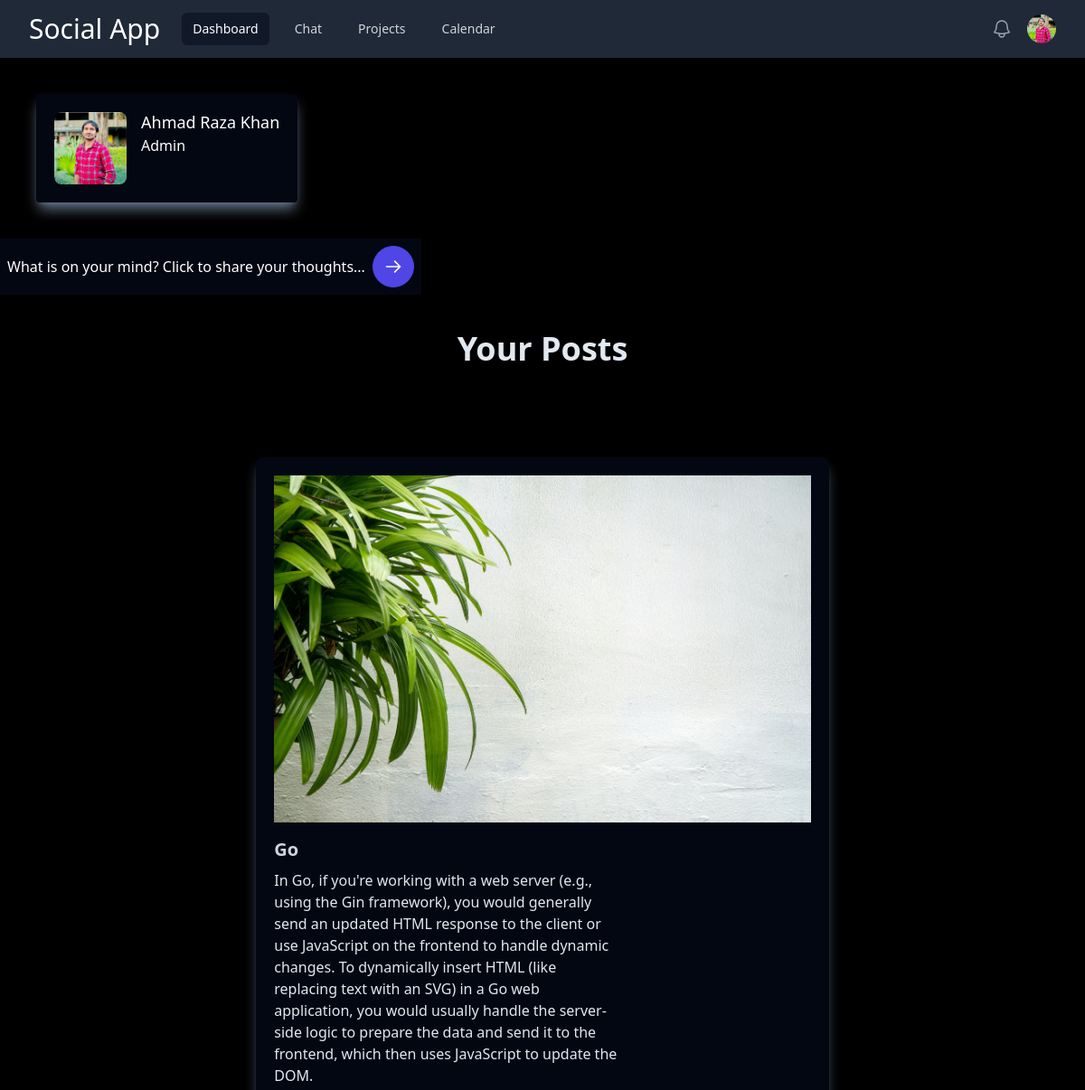
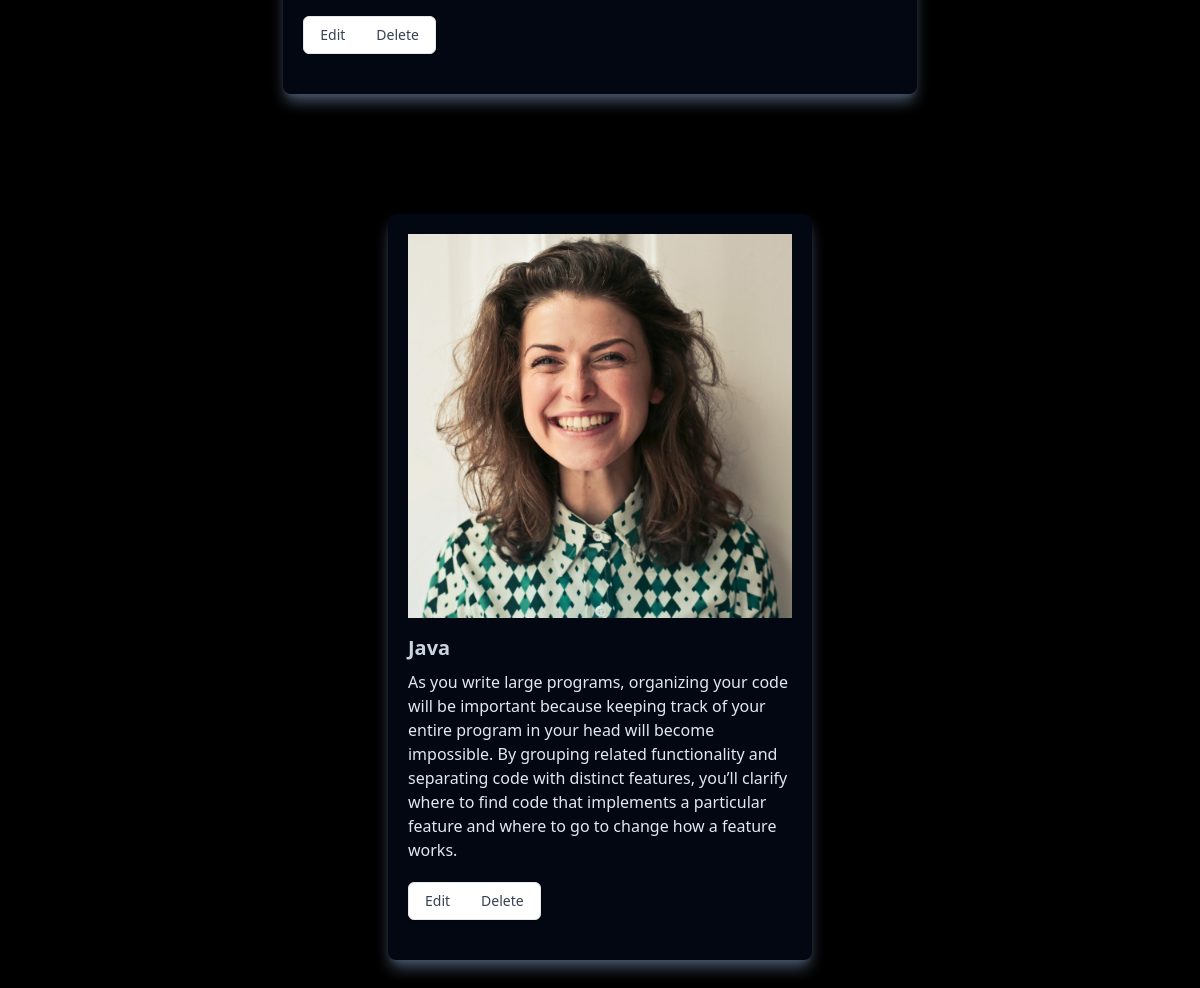
The page /dashboard/ (signed in) on the database its author committed (2 pictures, top to bottom).
### core/models.py (models this page shows, shortened)
class Profile(models.Model):
    user = models.OneToOneField(User, on_delete=models.CASCADE)
    profile_image = models.ImageField(upload_to='profile_images/', blank=True, null=True)
    bio = models.TextField(blank=True, null=True)
    dob = models.DateField(blank=True, null=True)

### application/models.py (models this page shows, shortened)
class Post(models.Model):
    user = models.ForeignKey(User, on_delete=models.CASCADE, related_name='posts')
    title = models.CharField(max_length=50)
    content = models.CharField(max_length=5000)
    image = models.ImageField(upload_to='post_images/', blank=True, null=True)
    created_at = models.DateTimeField(auto_now_add=True)
    likes = models.ManyToManyField(User, related_name='liked_posts', blank=True)

### application/views.py (the view)
# urls.py: path('dashboard/', views.dashboard, name='dashboard' ),
def dashboard(request):
    if request.user.is_authenticated:
        posts = Post.objects.filter(user=request.user).all()
        return render(request, 'app/dashboard.html', {'posts': posts})
    else:
        return redirect('login')

### application/context_processors.py (called while the page is built)
def navbar_data(request):
    if request.user.is_authenticated:
        data = Profile.objects.filter(user=request.user).first()
        return {'data': data}
    else:
        return {'data': None}

### templates/app/dashboard.html (shortened to what this page needs)
{% extends "base.html" %}
{% block content %}
{% if user.is_authenticated %}
<div class="flex items-start gap-4 bg-gray-950 rounded mx-10 my-10 shadow-lg shadow-slate-500 w-fit p-5">
    <img
      src="{{ data.profile_image.url }}"
      alt=""
      class="size-20 rounded-lg object-cover"
    />
    <div>
      <h3 class="text-lg/tight font-medium text-white">{{ user.first_name }} {{ user.last_name }}</h3>
      <p class="mt-0.5 text-white">
        {{ data.bio }}
      </p>
    </div>
  </div>
  <div class="flex justify-center items-center gap-2 bg-gray-950 w-fit py-2 px-2">
    <span class=" text-white">What is on your mind? Click to share your thoughts... </span>
<a
  class="inline-block rounded-full border border-indigo-600 bg-indigo-600 p-3 text-white hover:bg-transparent hover:text-indigo-600 focus:outline-none focus:ring active:text-indigo-500"
  href="{% url "upload_post" %}"
>
  <svg
    class="size-5 rtl:rotate-180"
    xmlns="http://www.w3.org/2000/svg"
    fill="none"
    viewBox="0 0 24 24"
    stroke="currentColor"
  >
    <path
      stroke-linecap="round"
      stroke-linejoin="round"
      stroke-width="2"
      d="M14 5l7 7m0 0l-7 7m7-7H3"
    />
  </svg>
</a>
  </div>
            <h3 class="text-center text-slate-200 text-4xl font-bold my-10">Your Posts</h3>
  {% for post in posts %}
 <div class="flex post rounded-md justify-center items-center flex-col my-10 h-fit w-fit mx-auto p-10">
    <div class="w-fit bg-gray-950 shadow shadow-slate-600 shadow-lg p-5 rounded-lg h-fit mx-auto my-5">
        <img
          alt=""
          src="{{ post.image.url }}"
          class="h-64 w-full object-cover sm:h-80 lg:h-96"
        />
        <h3 class="mt-4 text-lg font-bold text-slate-300 sm:text-xl">{{post.title}} </h3>
        <p class="mt-2 max-w-sm text-slate-200">
          {{post.content}}
        </p>
        <div class="inline-flex w-fit my-5 h-fit -space-x-px overflow-hidden rounded-md border bg-white shadow-sm dark:border-gray-800 dark:bg-gray-900">
          <button
            class="inline-block px-4 py-2 text-sm font-medium text-gray-700 hover:bg-gray-50 focus:relative dark:text-gray-200 dark:hover:bg-gray-800"
          >
            <a href="{% url "update_post" post.id %}">Edit</a>
          </button>
          <button
            class="inline-block px-4 py-2 text-sm font-medium text-gray-700 hover:bg-gray-50 focus:relative dark:text-gray-200 dark:hover:bg-gray-800"
          >
          <a href="{% url "delete_post" post.id %}">Delete</a>
          </button>
        </div>
    </div>
{% endfor %}
  {% else %}
<a href="{% url "login" %}">Login</a>
<a href="{% url "signup" %}">Signup</a>
{% endif %}
{% endblock content %}

### templates/base.html (shortened to what this page needs)
{% load static %}
<!DOCTYPE html>
<html lang="en">
<head>
  <script src="https://cdn.tailwindcss.com"></script>
<link href="https://cdnjs.cloudflare.com/ajax/libs/cropperjs/1.5.13/cropper.min.css" rel="stylesheet">
</head>
<body class="bg-black">
    {% include "navbar.html" %}
    {% block content %}{% endblock content %}
</body>
</html>

### templates/navbar.html (shortened to what this page needs)
<nav class="bg-gray-800">
    <div class="mx-auto max-w-7xl px-2 sm:px-6 lg:px-8">
      <div class="relative flex h-16 items-center justify-between">
        <div class="flex flex-1 items-center justify-center sm:items-stretch sm:justify-start">
          <div class="flex shrink-0 items-center">
            <h1 class="text-3xl mx-auto my-auto text-white">Social App</h1>
          </div>
      {% if user.is_authenticated %}
        <div class="hidden sm:ml-6 sm:block">
          <div class="flex space-x-4">
            <a href="{% url "dashboard" %}" class="rounded-md bg-gray-900 px-3 py-2 text-sm font-medium text-white" aria-current="page">Dashboard</a>
            <a href="{% url "chat" user.username %}" class="rounded-md px-3 py-2 text-sm font-medium text-gray-300 hover:bg-gray-700 hover:text-white">Chat</a>
            <a href="#" class="rounded-md px-3 py-2 text-sm font-medium text-gray-300 hover:bg-gray-700 hover:text-white">Projects</a>
            <a href="#" class="rounded-md px-3 py-2 text-sm font-medium text-gray-300 hover:bg-gray-700 hover:text-white">Calendar</a>
          </div>
        </div>
      {% endif %}
        </div>
        {% if user.is_authenticated %}
        <div class="absolute inset-y-0 right-0 flex items-center pr-2 sm:static sm:inset-auto sm:ml-6 sm:pr-0">
          <button type="button" class="relative rounded-full bg-gray-800 p-1 text-gray-400 hover:text-white focus:outline-none focus:ring-2 focus:ring-white focus:ring-offset-2 focus:ring-offset-gray-800">
            <span class="absolute -inset-1.5"></span>
          </button>
          <div class="relative ml-3" id="profile">
            <div>
              <button type="button" class="relative flex rounded-full bg-gray-800 text-sm focus:outline-none focus:ring-2 focus:ring-white focus:ring-offset-2 focus:ring-offset-gray-800" id="user-menu-button" aria-expanded="false" aria-haspopup="true">
                <span class="absolute -inset-1.5"></span>
                <img class="size-8 rounded-full" src="{{ data.profile_image.url }}" alt="">
              </button>
            </div>
          </div>
        </div>
      </div>
    </div>
    {% else %}
    <a href="{% url "login" %}" class="rounded-md px-3 py-2 text-sm font-medium text-gray-300 hover:bg-gray-700 hover:text-white">Login</a>
{% endif %}
  </nav>

### rows shown on the page
Profile: profile_image (picture), bio "Admin"
Post: image (picture), title "Go", content "In Go, if you're working with a web server (e.g., using the Gin framework), you would generally send an updated HTML response to the client or use JavaScript on the frontend to handle dynamic changes. To dynamically insert HTML (like replacing text with an SVG) in a Go web application, you would usually handle the server-side logic to prepare the data and send it to the frontend, which then uses JavaScript to update the DOM."
Post: image (picture), title "Java", content "As you write large programs, organizing your code will be important because keeping track of your entire program in your head will become impossible. By grouping related functionality and separating code with distinct features, you’ll clarify where to find code that implements a particular feature and where to go to change how a feature works."

### other values the page prints
{{ user.first_name }} "Ahmad Raza"
{{ user.last_name }} "Khan"
